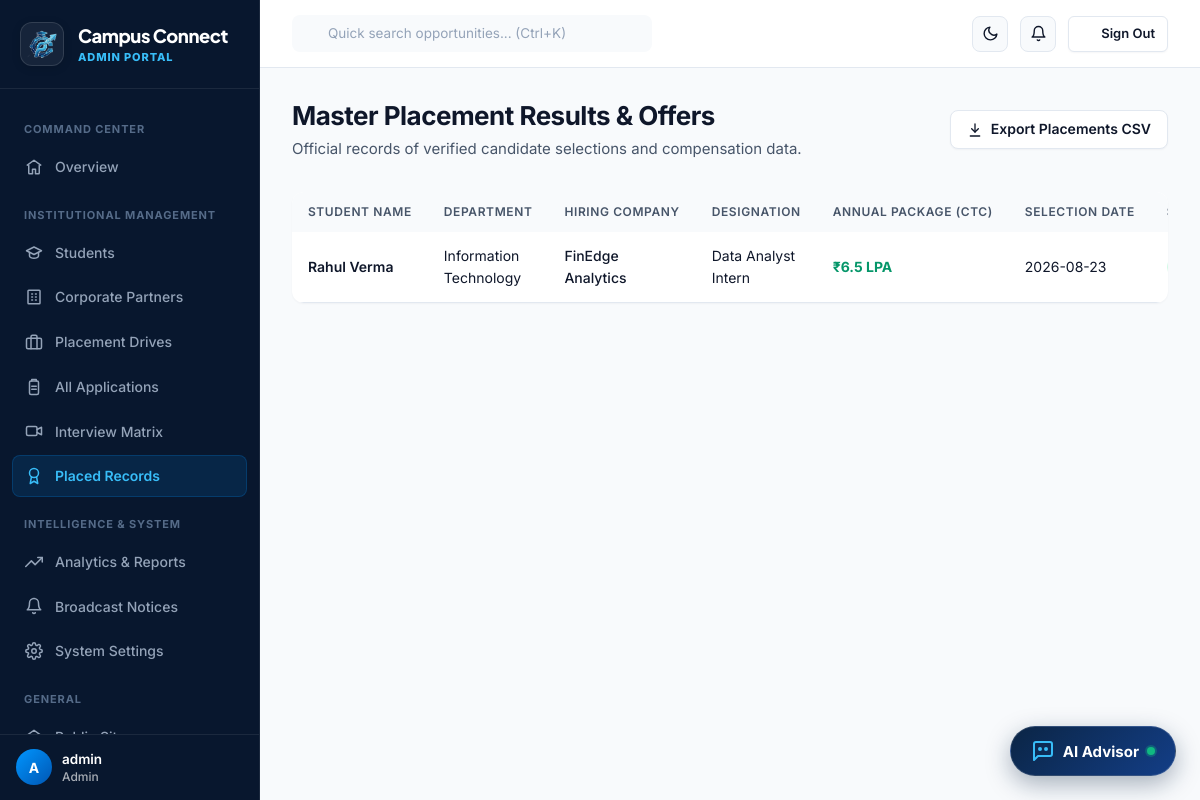
/admin/results (signed in), run on the app's committed database.
### tables this page shows
CREATE TABLE users (
    id INTEGER PRIMARY KEY AUTOINCREMENT,
    email VARCHAR(255) NOT NULL UNIQUE,
    password_hash VARCHAR(255) NOT NULL,
    role VARCHAR(20) NOT NULL CHECK(role IN ('student','admin','recruiter')),
    is_active INTEGER NOT NULL DEFAULT 1,
    created_at TIMESTAMP NOT NULL DEFAULT CURRENT_TIMESTAMP
);

CREATE TABLE placement_results (
    id INTEGER PRIMARY KEY AUTOINCREMENT,
    application_id INTEGER NOT NULL UNIQUE REFERENCES applications(id) ON DELETE CASCADE,
    package REAL,
    placement_date DATE,
    status VARCHAR(20) NOT NULL DEFAULT 'Waiting' CHECK(status IN ('Waiting','Selected','Rejected')),
    created_at TIMESTAMP NOT NULL DEFAULT CURRENT_TIMESTAMP,
    updated_at TIMESTAMP NOT NULL DEFAULT CURRENT_TIMESTAMP
);

CREATE TABLE students (
    id INTEGER PRIMARY KEY AUTOINCREMENT,
    user_id INTEGER NOT NULL UNIQUE REFERENCES users(id) ON DELETE CASCADE,
    student_no VARCHAR(50) NOT NULL UNIQUE,
    name VARCHAR(150) NOT NULL,
    phone VARCHAR(20),
    department VARCHAR(100) NOT NULL,
    grad_year INTEGER NOT NULL,
    cgpa REAL NOT NULL DEFAULT 0,
    tenth_pct REAL,
    twelfth_pct REAL,
    backlogs INTEGER NOT NULL DEFAULT 0,
    soft_skills TEXT,
    certifications TEXT,
    projects TEXT,
    internships TEXT,
    resume_filename VARCHAR(255),
    resume_original_name VARCHAR(255),
    created_at TIMESTAMP NOT NULL DEFAULT CURRENT_TIMESTAMP,
    updated_at TIMESTAMP NOT NULL DEFAULT CURRENT_TIMESTAMP
);

CREATE TABLE companies (
    id INTEGER PRIMARY KEY AUTOINCREMENT,
    user_id INTEGER NOT NULL UNIQUE REFERENCES users(id) ON DELETE CASCADE,
    name VARCHAR(150) NOT NULL,
    industry VARCHAR(100),
    website VARCHAR(255),
    hr_contact VARCHAR(150),
    email VARCHAR(255),
    phone VARCHAR(20),
    location VARCHAR(150),
    description TEXT,
    logo_filename VARCHAR(255),
    approved INTEGER NOT NULL DEFAULT 0,
    created_at TIMESTAMP NOT NULL DEFAULT CURRENT_TIMESTAMP
);

CREATE TABLE drives (
    id INTEGER PRIMARY KEY AUTOINCREMENT,
    company_id INTEGER NOT NULL REFERENCES companies(id) ON DELETE CASCADE,
    title VARCHAR(150) NOT NULL,
    description TEXT,
    ctc REAL NOT NULL DEFAULT 0,
    location VARCHAR(150),
    job_type VARCHAR(50) NOT NULL DEFAULT 'Full-Time',
    min_cgpa REAL NOT NULL DEFAULT 0,
    max_backlogs INTEGER NOT NULL DEFAULT 0,
    openings INTEGER NOT NULL DEFAULT 1,
    deadline DATE NOT NULL,
    drive_date DATE,
    status VARCHAR(20) NOT NULL DEFAULT 'active' CHECK(status IN ('active','closed','cancelled')),
    created_at TIMESTAMP NOT NULL DEFAULT CURRENT_TIMESTAMP
);

### routes/admin_routes.py (the view)
@bp.route("/results")
def results():
    items = query(
        """SELECT pr.*, s.name as student_name, s.department, d.title, c.name as company_name FROM placement_results pr
           JOIN applications a ON a.id=pr.application_id JOIN students s ON s.id=a.student_id
           JOIN drives d ON d.id=a.drive_id JOIN companies c ON c.id=d.company_id
           ORDER BY pr.updated_at DESC"""
    )
    return render_template("admin/results.html", items=items)

### auth.py (called while the page is built)
def load_logged_in_user():
    user_id = session.get("user_id")
    if user_id is None:
        g.user = None
    else:
        g.user = query("SELECT * FROM users WHERE id = ?", (user_id,), one=True)

def role_required(*roles):
    def decorator(view):
        @functools.wraps(view)
        def wrapped(*args, **kwargs):
            if g.user is None:
                flash("Please log in to continue.", "warning")
                return redirect(url_for("auth.login", next=request.path))
            if g.user["role"] not in roles:
                abort(403)
            return view(*args, **kwargs)
        return wrapped
    return decorator

def unread_notification_count(user_id):
    row = query(
        "SELECT COUNT(*) as c FROM notifications WHERE user_id = ? AND is_read = 0",
        (user_id,), one=True
    )
    return row["c"] if row else 0

### db.py (called while the page is built)
def get_db():
    if "db" not in g:
        g.db = sqlite3.connect(current_app.config["DATABASE_PATH"])
        g.db.row_factory = sqlite3.Row
        g.db.execute("PRAGMA foreign_keys = ON")
    return g.db

def query(sql, args=(), one=False):
    cur = get_db().execute(sql, args)
    rows = cur.fetchall()
    cur.close()
    return (rows[0] if rows else None) if one else rows

### routes/admin_routes.py (called while the page is built)
@bp.before_request
@role_required("admin")
def guard():
    pass

### templates/admin/results.html (shortened to what this page needs)
{% extends "base_dashboard.html" %}
{% from "_icons.html" import icon %}
{% block sidebar_nav %}{% include "admin/_sidebar.html" %}{% endblock %}
{% block content %}
<div class="flex-between mb-8" style="flex-wrap:wrap;">
  <div>
    <h1 class="h2" style="margin:0 0 var(--space-1);">Master Placement Results & Offers</h1>
    <p class="text-muted" style="margin:0;">Official records of verified candidate selections and compensation data.</p>
  </div>
  <a href="{{ url_for('admin.export_placements_csv') }}" class="btn btn-outline">
    {{ icon('download', 16) }} Export Placements CSV
  </a>
</div>
<div class="card card-flush">
  {% if items %}
  <div class="table-wrap">
    <table class="data-table">
      <thead>
        <tr>
          <th>Student Name</th>
          <th>Department</th>
          <th>Hiring Company</th>
          <th>Designation</th>
          <th>Annual Package (CTC)</th>
          <th>Selection Date</th>
          <th>Status</th>
        </tr>
      </thead>
      <tbody>
        {% for r in items %}
        <tr>
          <td class="cell-primary font-semibold">{{ r.student_name }}</td>
          <td class="cell-muted">{{ r.department }}</td>
          <td class="cell-muted font-medium">{{ r.company_name }}</td>
          <td>{{ r.title }}</td>
          <td class="font-bold text-success">₹{{ r.package }} LPA</td>
          <td class="cell-muted">{{ r.placement_date or '—' }}</td>
          <td><span class="badge status-{{ r.status }}">{{ r.status }}</span></td>
        </tr>
        {% endfor %}
      </tbody>
    </table>
  </div>
  {% else %}
  <div class="empty-state">
    <div class="empty-icon">{{ icon('award', 24) }}</div>
    <h4>No placement results published yet</h4>
    <p>Final candidate selections will populate here as recruiters conclude selection drives.</p>
  </div>
  {% endif %}
</div>
{% endblock %}

### templates/base_dashboard.html (shortened to what this page needs)
{% extends "base.html" %}
{% from "_icons.html" import icon %}
{% block body %}
<div class="app-shell app-layout">
  <aside class="sidebar app-sidebar" id="app-sidebar">
    <div class="sidebar-brand">
      <a href="{{ url_for('public.landing') }}" class="brand-lockup">
        <div class="brand-logo-wrap">
          <img src="{{ url_for('static', filename='images/logo.png') }}" alt="Campus Connect" class="brand-logo-img">
        </div>
        <div class="brand-text-block">
          <span class="brand-name">Campus Connect</span>
          <span class="brand-sub">{% if current_user %}{{ current_user.role|capitalize }} Portal{% else %}Portal{% endif %}</span>
        </div>
      </a>
    </div>
    <nav class="sidebar-nav">
      {% block sidebar_nav %}{% endblock %}
      <div class="sidebar-section-label">General</div>
      <a href="{{ url_for('public.landing') }}" class="sidebar-link">
        {{ icon('home', 18) }} Public Site
      </a>
    </nav>
        <div class="sidebar-footer">
      <div class="flex-align-center" style="gap:10px;">
        <div class="avatar" style="width:36px;height:36px;font-size:0.875rem;background:linear-gradient(135deg, #0096FF, #0056b3);color:#FFFFFF;flex-shrink:0;">
          {{ current_user.email[0]|upper if current_user else 'U' }}
        </div>
        <div style="overflow:hidden;flex:1;">
          <div class="font-semibold text-sm truncate" style="color:#FFFFFF;">
            {{ current_user.email.split('@')[0] if current_user else 'User' }}
          </div>
          <div class="text-xs font-medium" style="color:rgba(255,255,255,0.65);">
            {{ current_user.role|capitalize if current_user else 'Guest' }}
          </div>
        </div>
      </div>
    </div>
  </aside>
  <div class="main-col app-main">
    <header class="topbar app-topbar">
      <div class="topbar-left">
        <div class="topbar-search">
          <input type="text" placeholder="Quick search opportunities... (Ctrl+K)" id="global-search-input" onclick="window.location.href='{{ url_for('public.jobs_hub') }}'">
        </div>
      </div>
      <div class="topbar-right">
        <button class="theme-toggle-btn" id="dashboard-theme-toggle" aria-label="Toggle Theme" title="Switch Theme">
          <span class="theme-icon-moon">{{ icon('moon', 17) }}</span>
        </button>
        {% if current_user %}
        <div class="topbar-notifications">
          <a href="{{ url_for(current_user.role ~ '.notifications') }}" class="topbar-notif-btn" aria-label="Notifications" title="Notifications">
            {{ icon('bell', 17) }}
          </a>
        </div>
        {% endif %}
        <a href="{{ url_for('auth.logout') }}" class="btn btn-outline btn-sm header-signout-btn" title="Sign Out">
          {{ icon('log-out', 14) }} <span>Sign Out</span>
        </a>
      </div>
    </header>
    <main class="page-content app-content">
      {% block content %}{% endblock %}
    </main>
  </div>
</div>
{% endblock %}

### data on the page
users: role "ADMIN", email "A", email "admin", role "Admin"
placement_results: student_name "Rahul Verma", department "Information Technology", company_name "FinEdge Analytics", title "Data Analyst Intern", package "6.5", placement_date "2026-08-23"
